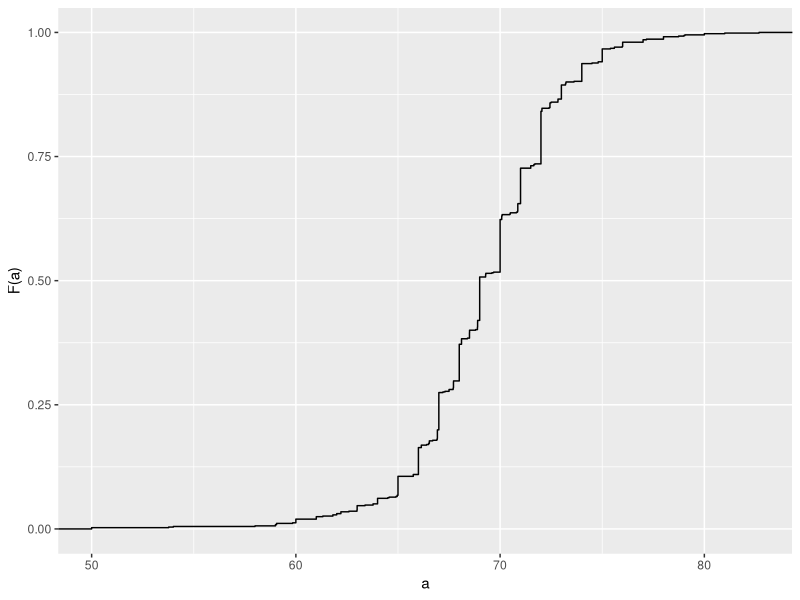
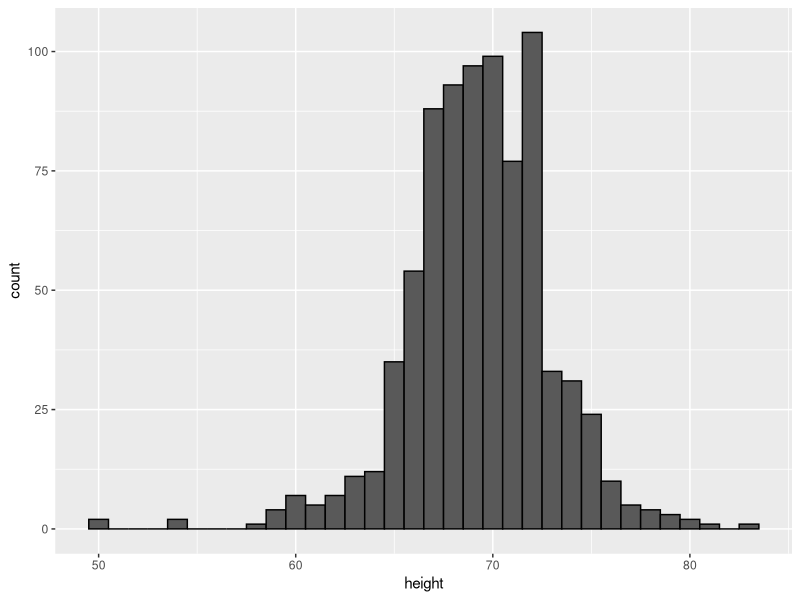
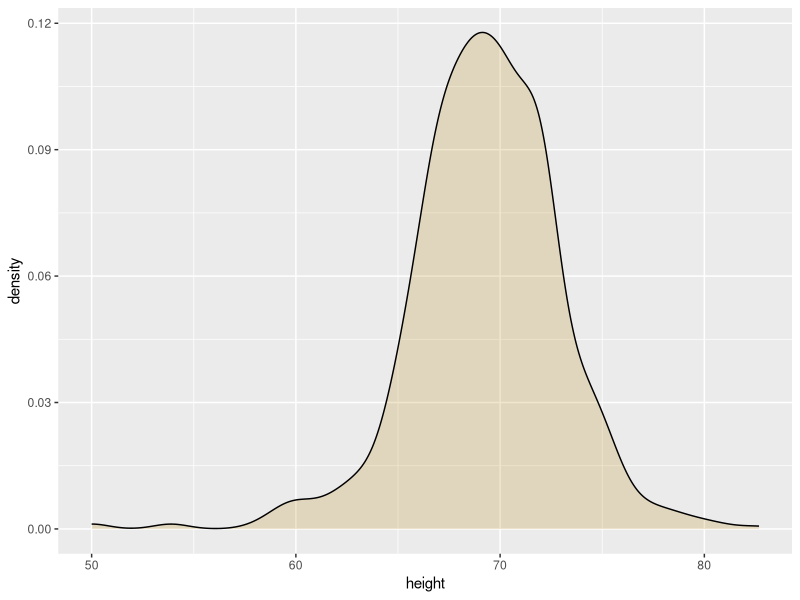
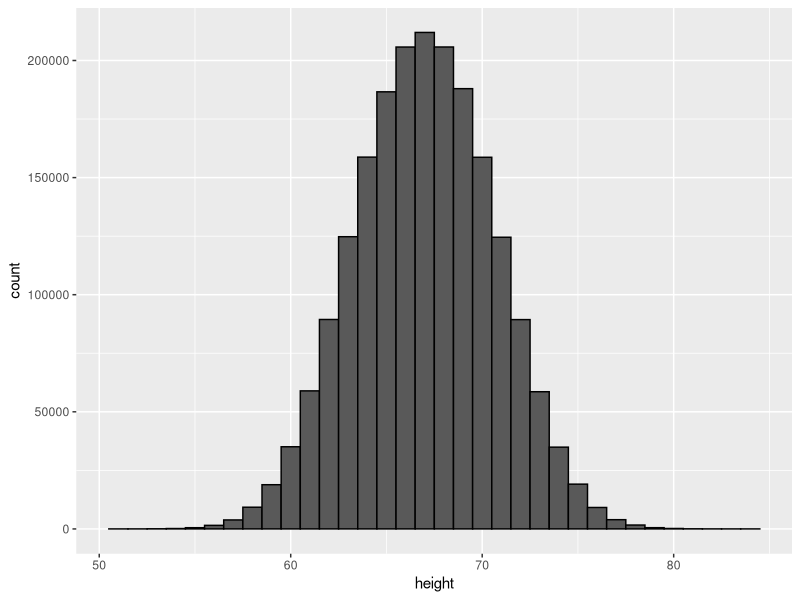
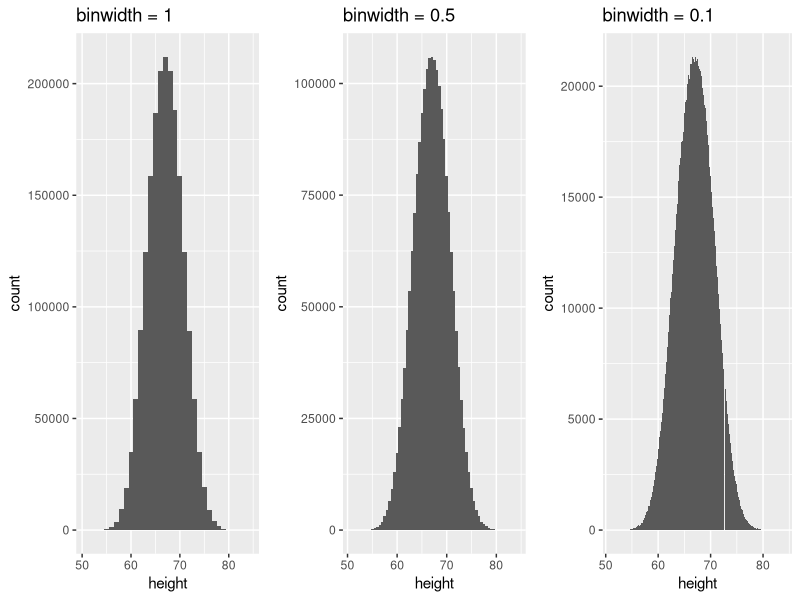
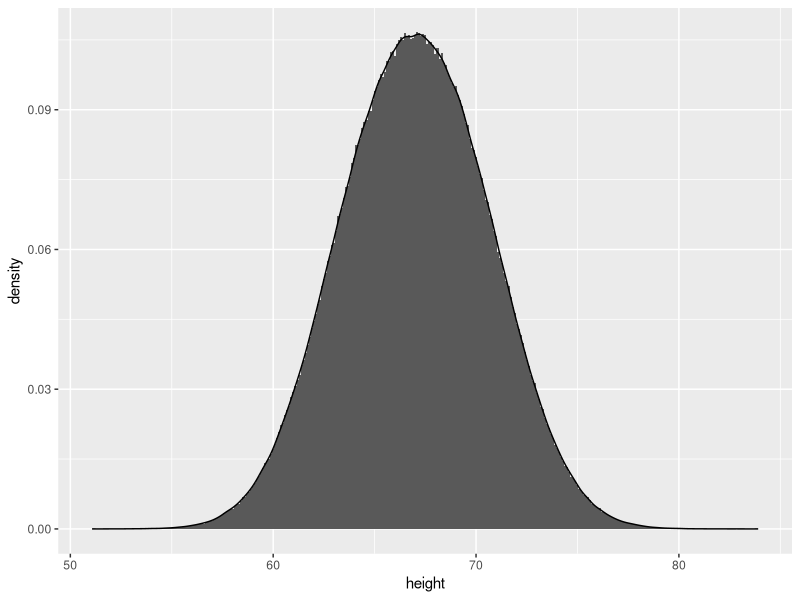
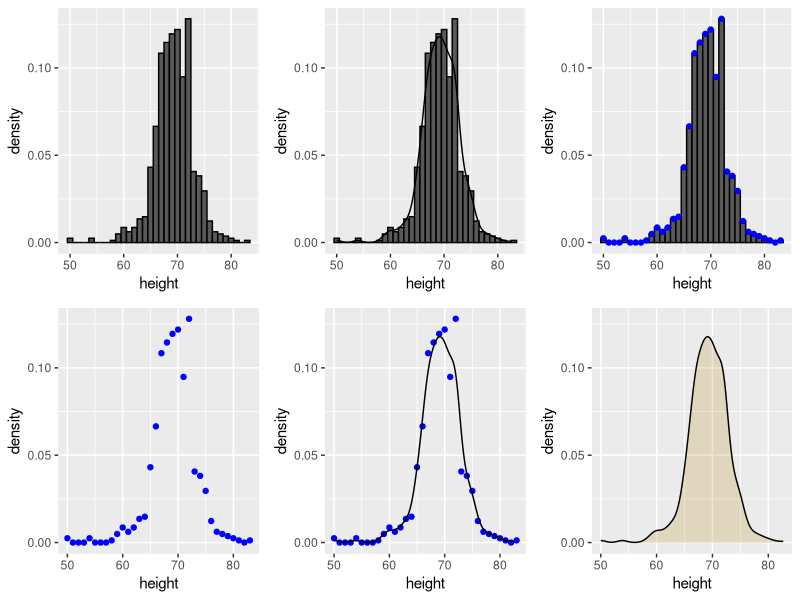
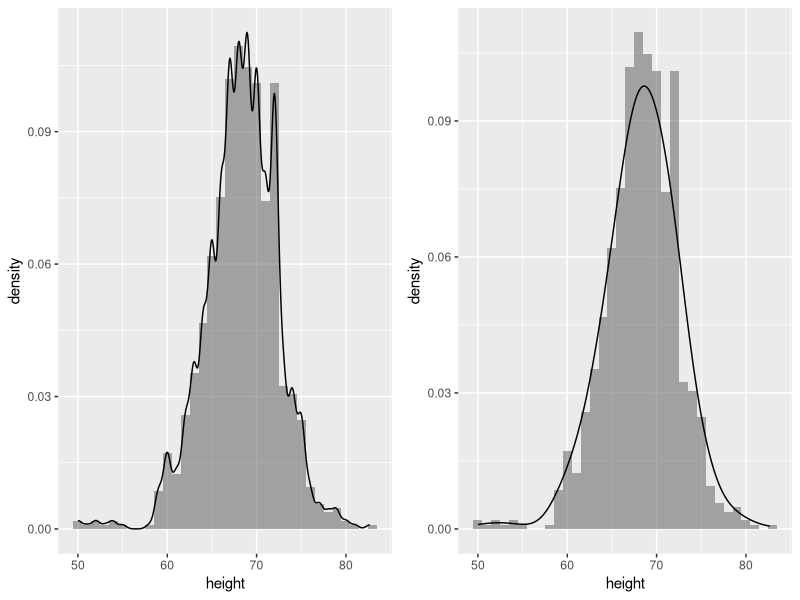

Here is the R script that generated these plots, in order:
## ---- chunk 1
prop.table(table(state.region))
## ---- chunk 2
library(tidyverse)
library(dslabs)
data("heights")
## ---- chunk 3
heights |>
  filter(sex == "Male") |>
  ggplot(aes(height)) +
  stat_ecdf() +
  ylab("F(a)") + xlab("a")
## ---- chunk 4
heights |>
  filter(sex == "Male") |>
  ggplot(aes(height)) +
  geom_histogram(binwidth = 1, 
                 color = "black")
## ---- chunk 5
heights |>
  filter(sex == "Male") |>
  ggplot(aes(height)) +
  geom_density(fill = "darkgoldenrod", 
               alpha = .2)
## ---- chunk 6
set.seed(1988)
x <- data.frame(height = c(rnorm(1000000, 69, 3),
                           rnorm(1000000, 65, 3)))
x |> ggplot(aes(height)) + geom_histogram(binwidth = 1, color = "black")
## ---- chunk 7
xplt <- x |> ggplot(aes(height))
p1 <- xplt + geom_histogram(binwidth = 1) + ggtitle("binwidth = 1")
p2 <- xplt + geom_histogram(binwidth = 0.5) + ggtitle("binwidth = 0.5")
p3 <- xplt + geom_histogram(binwidth = 0.1) + ggtitle("binwidth = 0.1")
library(gridExtra)
grid.arrange(p1, p2, p3, nrow = 1)
## ---- chunk 8
xplt +
  geom_histogram(aes(y = ..density..), binwidth = 0.1) +
  geom_line(stat = "density")
## ---- chunk 9
hist1 <- 
  heights |>
  filter(sex == "Male") |>
  ggplot(aes(height)) +
  geom_histogram(aes(y = ..density..),
                 binwidth = 1,
                 color = "black")
hist2 <- 
  hist1 +
  geom_line(stat = "density")
hist3 <- 
  hist1 +
  geom_point(data = ggplot_build(hist2)$data[[1]],
             aes(x,y),
             col = "blue")
hist4 <- 
  ggplot() +
  geom_point(data = ggplot_build(hist2)$data[[1]],
             aes(x,y),
             col = "blue") +
  xlab("height") + ylab("density")
hist5 <- 
  hist4 +
  geom_line(data = ggplot_build(hist2)$data[[2]], aes(x,y))
hist6 <- 
  heights |>
  filter(sex == "Male") |>
  ggplot(aes(height)) +
  geom_density(alpha = 0.2,
               fill = "darkgoldenrod",
               col = 0) +
  geom_line(stat = "density") +
  scale_y_continuous(limits = layer_scales(hist2)$y$range$range)

grid.arrange(hist1, hist2, hist3, hist4, hist5, hist6, nrow=2)
## ---- chunk 10
tmp <- 
  heights |> 
  ggplot(aes(height)) +
  geom_histogram(aes(y = ..density..),
                 binwidth = 1,
                 alpha = 0.5)
p1 <- tmp +
  geom_line(stat = "density", adjust = 0.5)
p2 <- tmp +
  geom_line(stat = "density", adjust = 2)

grid.arrange(p1, p2, ncol=2)
## ---- chunk 11
d <- with(heights, density(height[sex == "Male"]))
tmp <- data.frame(height = d$x, density = d$y)
tmp |>
  ggplot(aes(height, density)) +
  geom_line() +
  geom_area(aes(x = height, density),
            data = filter(tmp, between(height, 65, 68)),
            alpha = 0.4,
            fill = "darkgoldenrod")
## ---- chunk 12
heights |>
  filter(sex == "Male") |>
  ggplot(aes(height)) +
  geom_density(alpha = 0.4,
            fill = "darkgoldenrod")
## ---- chunk 13
data("murders")
ds_theme_set()
str(murders)
## ---- chunk 14
murders |>
  group_by(region) |>
  summarise(n = n()) |>
  mutate(Proportion = n / sum(n),
         region = reorder(region, Proportion)) |>
  ggplot(aes(region, Proportion, fill = region)) +
  geom_bar(stat = "identity", show.legend = FALSE) +
  xlab("")
## ---- chunk 15
heights |>
  filter(sex == "Male") |>
  ggplot(aes(height)) +
  stat_ecdf() +
  ylab("F(a)") + xlab("a")
## ---- chunk 16
str(murders)
## ---- chunk 17
murders |>  
  mutate(murder_rate = total / population * 10^5) |>
  ggplot(aes(murder_rate)) +
  stat_ecdf()
## ---- chunk 18
heights |>
  filter(sex == "Male") |>
  ggplot(aes(height)) +
  geom_histogram(binwidth = 1, color = "black")
## ---- chunk 19
murders |>
  ggplot(aes(population/10^6)) +
  geom_density(fill = "darkgoldenrod") +
  scale_x_log10()
## ---- chunk 20
murders |>
  ggplot(aes(population / 10^6)) +
  xlab("Population in millions") ->
  tmp
p1 <- 
  tmp +
  geom_density(bw = 5, fill = "grey") +
  ggtitle("1")
p2 <- 
  tmp +
  geom_density(bw = .05, fill = "grey") +
  scale_x_log10() +
  ggtitle("2")
p3 <- 
  tmp +
  geom_density(bw = 1, fill = "grey") +
  scale_x_log10() +
  ggtitle("3")
grid.arrange(p1, p2, p3, ncol = 2)
## ---- chunk 21
m <- 0; s <- 1
norm_dist <- 
  data.frame(x = seq(-4, 4, len = 50) * s + m) |> 
  mutate(density = dnorm(x, m, s))
norm_dist |> 
  ggplot(aes(x,density)) + 
  geom_line()
## ---- chunk 22
index <- heights$sex == "Male"
x <- heights$height[index]
str(x)
## ---- chunk 23
y <- heights |>
  filter(sex == "Male") |>
  pull(height)
identical(x, y)
## ---- chunk 24
options(digits = 3)
m <- mean(x)
s <- sd(x)
c(average = m, sd = s)
## ---- chunk 25
norm_dist <- 
  data.frame(x = seq(-4, 4, len=50)*s + m) |> 
  mutate(density = dnorm(x, m, s))
heights |> 
  filter(sex == "Male") |> 
  ggplot(aes(height)) +
  geom_density(fill="#0099FF") +
  geom_line(aes(x, density),  
            data = norm_dist, 
            lwd=1.5) 
## ---- chunk 26
z <- scale(x)
mean(abs(z) < 2)
## ---- chunk 27
pnorm(-1.96)
## ---- chunk 28
qnorm(0.975)
## ---- chunk 29
qnorm(0.975,
      mean = 5,
      sd = 2)
## ---- chunk 30
mean(x <= 69.5)
## ---- chunk 31
p <- seq(0.05, 0.95, 0.05)
## ---- chunk 32
sample_quantiles <- quantile(x, p)
sample_quantiles
## ---- chunk 33
theoretical_quantiles <- qnorm(p, mean(x), sd(x))
theoretical_quantiles
## ---- chunk 34
qplot(theoretical_quantiles, sample_quantiles) +
  geom_abline()
## ---- chunk 35
sample_quantiles <- quantile(z, p)
theoretical_quantiles <- qnorm(p) 
qplot(theoretical_quantiles, sample_quantiles) + 
  geom_abline()
## ---- chunk 36
heights |>
  filter(sex == "Male") |>
  ggplot(aes(sample = scale(height))) +
  geom_qq() +
  geom_abline()
